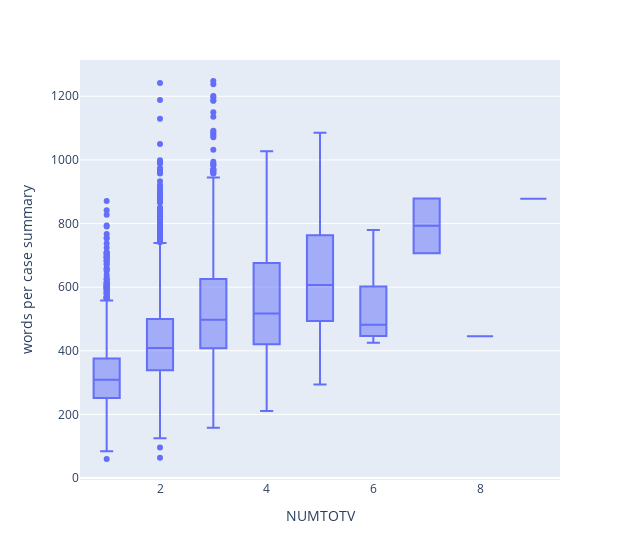

This figure's notebook cell:
### Markdown cell above
Now we turn to the verbal accident descriptions.
First, we examine the length of the English texts, `SUMMARY_EN`.
To this end, we split the texts into words, with blank spaces as separator,
and show a box plot of the text length by number of vehicles involved in the accident:

### Code cell
# statistics of summary length
df["words per case summary"] = df["SUMMARY_EN"].str.split().apply(len)
print(f"Overall number of words by case summary: min {df['words per case summary'].min()}, "
      f"average {df['words per case summary'].mean():.0f}, max {df['words per case summary'].max()}")
fig = px.box(df, x="NUMTOTV", y="words per case summary", width=640)
fig.show(config={"toImageButtonOptions": {"format": 'svg', "filename": "text_length"}})

### Figure 1 — Plotly figure (JSON) as saved in the notebook; plotly's stock layout.template omitted (floating-point values rounded to 4 significant figures; data arrays with more than 128 entries replaced by an {"elided": "..."} marker saying what was removed)
{"data": [{"alignmentgroup": "True", "hovertemplate": "NUMTOTV=%{x}<br>words per case summary=%{y}<extra></extra>", "legendgroup": "", "marker": {"color": "#636efa"}, "name": "", "notched": false, "offsetgroup": "", "orientation": "v", "showlegend": false, "type": "box", "x": {"elided": "6949 int values"}, "x0": " ", "xaxis": "x", "y": {"elided": "6949 int values"}, "y0": " ", "yaxis": "y"}], "layout": {"boxmode": "group", "legend": {"tracegroupgap": 0}, "margin": {"t": 60}, "width": 640, "xaxis": {"anchor": "y", "domain": [0, 1], "title": {"text": "NUMTOTV"}}, "yaxis": {"anchor": "x", "domain": [0, 1], "title": {"text": "words per case summary"}}}}
